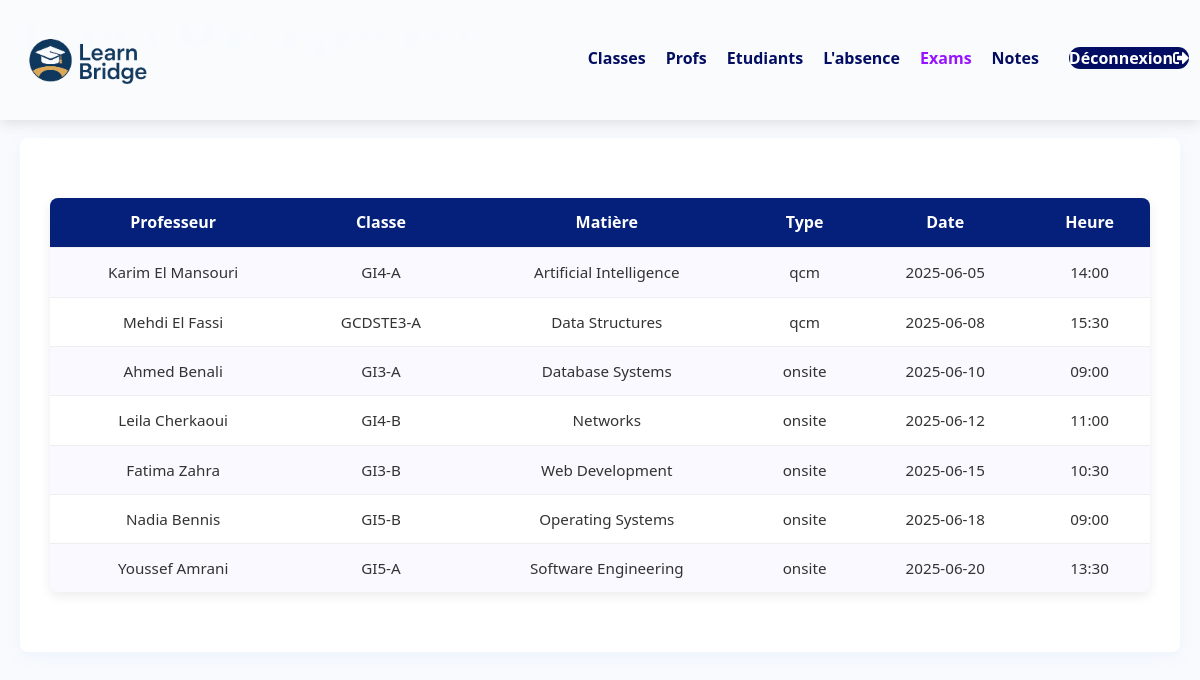
The page /app/views/admin/exams.php on the database its author committed.
### tables this page shows
CREATE TABLE `exam` (
  `id` int(11) NOT NULL,
  `name` varchar(100) NOT NULL,
  `date` date NOT NULL,
  `subject_id` int(11) DEFAULT NULL,
  `teacher_id` int(11) DEFAULT NULL,
  `exam_type` enum('qcm','onsite') NOT NULL,
  `hour` time DEFAULT NULL,
  `class_id` int(11) DEFAULT NULL
);

CREATE TABLE `teachers` (
  `id` int(11) NOT NULL,
  `email` varchar(255) NOT NULL,
  `phone` varchar(15) DEFAULT NULL,
  `school_id` int(11) DEFAULT NULL,
  `full_name` varchar(255) DEFAULT NULL,
  `password` varchar(255) DEFAULT NULL,
  `username` varchar(255) DEFAULT NULL
);

CREATE TABLE `classes` (
  `id` int(11) NOT NULL,
  `name` varchar(100) NOT NULL,
  `school_id` int(11) DEFAULT NULL,
  `grade` varchar(50) NOT NULL
);

CREATE TABLE `subjects` (
  `id` int(11) NOT NULL,
  `name` varchar(100) NOT NULL,
  `description` text DEFAULT NULL
);

### app/views/admin/exams.php (the view, shortened to what this page needs)
<?php
try {
    $conn = new mysqli("localhost", "root", "", "school_db");
} catch (Exception $e) {
    error_log($e->getMessage());
    die("Système temporairement indisponible. Veuillez réessayer plus tard.");
}
$sql = "
    SELECT
        e.id,
        t.full_name AS teacher_name,
        c.name AS class_name,
        s.name AS subject_name,
        e.exam_type,
        e.date,
        e.hour
    FROM
        exam e
    LEFT JOIN
        teachers t ON e.teacher_id = t.id
    LEFT JOIN
        subjects s ON e.subject_id = s.id
    LEFT JOIN
        classes c ON e.class_id = c.id
    ORDER BY
        e.date, e.hour
";
$result = $conn->query($sql);
?>
<!DOCTYPE html>
<html>
<head>
    <link rel="stylesheet" href="../style.css">
    <link rel="stylesheet" href="https://cdnjs.cloudflare.com/ajax/libs/font-awesome/5.15.3/css/all.min.css">
</head>
<body>
    <nav>
        <div class="logo-container">
            <img src="../images/logo.png" alt="School Logo">
        </div>
        <div class="nav-links">
            <ul>
                <li><a href="classes.php">Classes</a></li>
                <li><a href="teacher.php">Profs</a></li>
                <li><a href="students.php">Etudiants</a></li>
                <li><a href="admin_absences.php">L'absence</a></li>
                <li><a href="exams.php" style="color: rgb(150, 20, 255)">Exams</a></li>
                <li><a href="notes.php">Notes</a></li>
                <li><a href="logout.php" class="login-btn">Déconnexion<i class="fas fa-sign-out-alt"></i></a></li>
            </ul>
        </div>
    </nav>
    <main class="students-section">
        <div class="students-header">
            <h1 style="color: aliceblue;">Exams Management</h1>
        </div>
        <div class="students-container">
            <table>
                <tr>
                    <th>Professeur</th>
                    <th>Classe</th>
                    <th>Matière</th>
                    <th>Type</th>
                    <th>Date</th>
                    <th>Heure</th>
                </tr>
                <?php while($row = $result->fetch_assoc()): ?>
                <tr>
                    <td><?= htmlspecialchars($row['teacher_name']) ?></td>
                    <td><?= htmlspecialchars($row['class_name']) ?></td>
                    <td><?= htmlspecialchars($row['subject_name']) ?></td>
                    <td><?= htmlspecialchars($row['exam_type']) ?></td>
                    <td><?= htmlspecialchars($row['date']) ?></td>
                    <td><?= date('H:i', strtotime($row['hour'])) ?></td>
                </tr>
                <?php endwhile; ?>
            </table>
        </div>
    </main>
</body>
</html>

### app/views/style.css (style rules this page uses)
* { margin: 0; padding: 0; box-sizing: border-box; font-family: 'Segoe UI', Tahoma, Geneva, Verdana, sans-serif; }
html { scroll-behavior: smooth; }
body { background-color: #f9f9f9; color: #333; line-height: 1.6; }
nav { display: flex; justify-content: space-between; align-items: center; background-color: rgba(252, 252, 252, 0.6); backdrop-filter: blur(5px); -webkit-backdrop-filter: blur(5px); position: fixed; width: 100%; height: 15%; z-index: 1000; box-shadow: 0 4px 12px rgba(0, 0, 0, 0.1); border: 1px solid rgba(255, 255, 255, 0.1); }
.logo-container { align-items: center; height: 100%; border-radius: 5px; display: flex; align-items: center; justify-content: center; }
nav img { width: 180px; height: auto; transition: transform 0.3s; }
.nav-links { flex: 1; text-align: right; }
.nav-links ul { display: flex; justify-content: flex-end; }
.nav-links ul li { list-style: none; position: relative; }
.nav-links ul li::after { content: ''; width: 0%; height: 2px; background-color: #053587d4; display: block; margin: auto; transition: width 0.5s; }
.nav-links ul li a { text-decoration: none; color: #030e63; font-size: 16px; font-weight: 600; transition: color 0.3s ease; }
.login-btn { background: #030e63; color: white !important; border-radius: 20px; margin-left: 10px; transition: all 0.3s; }
.nav-links ul { display: flex; gap: 10px; }
body { font-family: 'Poppins', 'Segoe UI', sans-serif; margin: 0; padding: 0; }
.nav-links ul { list-style-type: none; margin: 0; padding: 0; display: flex; }
.nav-links li { margin-right: 10px; }
body { margin: 0; font-family: 'Poppins', sans-serif; background: #f8fafd; color: #333; }
table { width:100%; border-collapse: separate; border-spacing: 0; margin-bottom: 30px; margin-top: 30px; box-shadow: 0 4px 12px rgba(0, 0, 0, 0.08); border-radius: 8px; overflow: hidden; font-family: 'Baloo 2', cursive; background-color: #fff; }
th { background-color: #04207b; color: #ffffff; font-weight: bold; padding: 12px 15px; text-align: center; font-size: 1rem; }
td { padding: 12px 15px; text-align: center; border-top: 1px solid #eee; font-size: 0.95rem; }
tr:nth-child(even) { background-color: #f9f9ff; }
.students-section, .logo-container { margin:auto; }
.classes-section, .logo-container { margin:auto; }
.student-management, .logo-container { margin:auto; }
.dashboard-section, .logo-container { margin: auto; }
.students-section { max-width: 1200px; padding: 0 20px; }
.students-header { text-align: center; margin-bottom: 50px; }
.students-header h1 { font-size: 2.8rem; color: #04207b; margin-bottom: 10px; font-weight: 700; }
.students-container { background-color: white; padding: 40px; border-radius: 8px; box-shadow: 0 5px 15px rgba(170, 197, 251, 0.1); margin-bottom: 40px; }
.students-container { background-color: white; padding: 30px; border-radius: 8px; box-shadow: 0 5px 15px rgba(170, 197, 251, 0.1); margin-top: 40px; }
.students-header { display: flex; justify-content: space-between; align-items: center; margin-bottom: 30px; padding-bottom: 15px; border-bottom: 1px solid #eee; }

### rows shown on the page
exam: teacher.full_name "Karim El Mansouri", class.name "GI4-A", subject.name "Artificial Intelligence", exam_type "qcm", date "2025-06-05", hour "14:00"
exam: teacher.full_name "Mehdi El Fassi", class.name "GCDSTE3-A", subject.name "Data Structures", exam_type "qcm", date "2025-06-08", hour "15:30"
exam: teacher.full_name "Ahmed Benali", class.name "GI3-A", subject.name "Database Systems", exam_type "onsite", date "2025-06-10", hour "09:00"
exam: teacher.full_name "Leila Cherkaoui", class.name "GI4-B", subject.name "Networks", exam_type "onsite", date "2025-06-12", hour "11:00"
exam: teacher.full_name "Fatima Zahra", class.name "GI3-B", subject.name "Web Development", exam_type "onsite", date "2025-06-15", hour "10:30"
exam: teacher.full_name "Nadia Bennis", class.name "GI5-B", subject.name "Operating Systems", exam_type "onsite", date "2025-06-18", hour "09:00"
exam: teacher.full_name "Youssef Amrani", class.name "GI5-A", subject.name "Software Engineering", exam_type "onsite", date "2025-06-20", hour "13:30"
